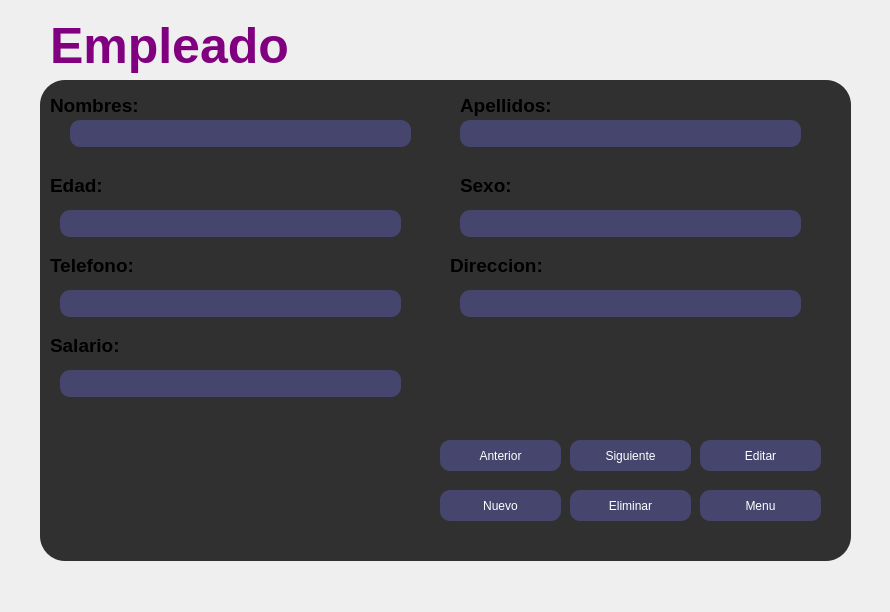
<?xml version="1.0" encoding="UTF-8"?>
<ui version="4.0">
 <class>Empleado</class>
 <widget class="QWidget" name="Empleado">
  <property name="windowModality">
   <enum>Qt::WindowModal</enum>
  </property>
  <property name="geometry">
   <rect>
    <x>0</x>
    <y>0</y>
    <width>890</width>
    <height>612</height>
   </rect>
  </property>
  <property name="windowTitle">
   <string>Form</string>
  </property>
  <widget class="QLabel" name="label">
   <property name="geometry">
    <rect>
     <x>0</x>
     <y>0</y>
     <width>891</width>
     <height>611</height>
    </rect>
   </property>
   <property name="text">
    <string/>
   </property>
   <property name="pixmap">
    <pixmap>../imagenes/Dark-minimalist-wallpapers-free-download.png</pixmap>
   </property>
   <property name="scaledContents">
    <bool>true</bool>
   </property>
  </widget>
  <widget class="QLabel" name="label_2">
   <property name="geometry">
    <rect>
     <x>50</x>
     <y>10</y>
     <width>241</width>
     <height>71</height>
    </rect>
   </property>
   <property name="font">
    <font>
     <pointsize>-1</pointsize>
     <weight>75</weight>
     <italic>false</italic>
     <bold>true</bold>
    </font>
   </property>
   <property name="styleSheet">
    <string notr="true">#label_2{
	font-size: 50px;
	color: purple;
   font: bold;
}
	</string>
   </property>
   <property name="text">
    <string>Empleado</string>
   </property>
  </widget>
  <widget class="QFrame" name="panel">
   <property name="geometry">
    <rect>
     <x>40</x>
     <y>80</y>
     <width>811</width>
     <height>481</height>
    </rect>
   </property>
   <property name="styleSheet">
    <string notr="true">#panel{
	background-color: rgba(0,0,0,0.8);
   border-radius: 25px;
}</string>
   </property>
   <property name="frameShape">
    <enum>QFrame::StyledPanel</enum>
   </property>
   <property name="frameShadow">
    <enum>QFrame::Raised</enum>
   </property>
   <widget class="QLabel" name="label_3">
    <property name="geometry">
     <rect>
      <x>10</x>
      <y>10</y>
      <width>211</width>
      <height>31</height>
     </rect>
    </property>
    <property name="font">
     <font>
      <pointsize>14</pointsize>
      <weight>75</weight>
      <bold>true</bold>
     </font>
    </property>
    <property name="text">
     <string>Nombres: </string>
    </property>
   </widget>
   <widget class="QLabel" name="label_4">
    <property name="geometry">
     <rect>
      <x>420</x>
      <y>10</y>
      <width>211</width>
      <height>31</height>
     </rect>
    </property>
    <property name="font">
     <font>
      <pointsize>14</pointsize>
      <weight>75</weight>
      <bold>true</bold>
     </font>
    </property>
    <property name="text">
     <string>Apellidos:</string>
    </property>
   </widget>
   <widget class="QLabel" name="label_5">
    <property name="geometry">
     <rect>
      <x>10</x>
      <y>90</y>
      <width>211</width>
      <height>31</height>
     </rect>
    </property>
    <property name="font">
     <font>
      <pointsize>14</pointsize>
      <weight>75</weight>
      <bold>true</bold>
     </font>
    </property>
    <property name="text">
     <string>Edad:</string>
    </property>
   </widget>
   <widget class="QLabel" name="label_6">
    <property name="geometry">
     <rect>
      <x>420</x>
      <y>90</y>
      <width>211</width>
      <height>31</height>
     </rect>
    </property>
    <property name="font">
     <font>
      <pointsize>14</pointsize>
      <weight>75</weight>
      <bold>true</bold>
     </font>
    </property>
    <property name="text">
     <string>Sexo:</string>
    </property>
   </widget>
   <widget class="QLabel" name="label_7">
    <property name="geometry">
     <rect>
      <x>10</x>
      <y>170</y>
      <width>211</width>
      <height>31</height>
     </rect>
    </property>
    <property name="font">
     <font>
      <pointsize>14</pointsize>
      <weight>75</weight>
      <bold>true</bold>
     </font>
    </property>
    <property name="text">
     <string>Telefono:</string>
    </property>
   </widget>
   <widget class="QLabel" name="label_8">
    <property name="geometry">
     <rect>
      <x>410</x>
      <y>170</y>
      <width>211</width>
      <height>31</height>
     </rect>
    </property>
    <property name="font">
     <font>
      <pointsize>14</pointsize>
      <weight>75</weight>
      <bold>true</bold>
     </font>
    </property>
    <property name="text">
     <string>Direccion:</string>
    </property>
   </widget>
   <widget class="QLabel" name="label_10">
    <property name="geometry">
     <rect>
      <x>10</x>
      <y>250</y>
      <width>211</width>
      <height>31</height>
     </rect>
    </property>
    <property name="font">
     <font>
      <pointsize>14</pointsize>
      <weight>75</weight>
      <bold>true</bold>
     </font>
    </property>
    <property name="text">
     <string>Salario:</string>
    </property>
   </widget>
   <widget class="QLineEdit" name="nombres">
    <property name="geometry">
     <rect>
      <x>30</x>
      <y>40</y>
      <width>341</width>
      <height>27</height>
     </rect>
    </property>
    <property name="styleSheet">
     <string notr="true">#nombres{
	background-color: rgba(100,100,200,0.4);
   color: white;
   border-radius: 10px;
}</string>
    </property>
    <property name="alignment">
     <set>Qt::AlignCenter</set>
    </property>
    <property name="readOnly">
     <bool>true</bool>
    </property>
   </widget>
   <widget class="QLineEdit" name="apellidos">
    <property name="geometry">
     <rect>
      <x>420</x>
      <y>40</y>
      <width>341</width>
      <height>27</height>
     </rect>
    </property>
    <property name="styleSheet">
     <string notr="true">#apellidos{
	background-color: rgba(100,100,200,0.4);
   color: white;
   border-radius: 10px;
}</string>
    </property>
    <property name="cursorPosition">
     <number>0</number>
    </property>
    <property name="alignment">
     <set>Qt::AlignCenter</set>
    </property>
    <property name="readOnly">
     <bool>true</bool>
    </property>
   </widget>
   <widget class="QLineEdit" name="edad">
    <property name="geometry">
     <rect>
      <x>20</x>
      <y>130</y>
      <width>341</width>
      <height>27</height>
     </rect>
    </property>
    <property name="styleSheet">
     <string notr="true">#edad{
	background-color: rgba(100,100,200,0.4);
   color: white;
   border-radius: 10px;
}</string>
    </property>
    <property name="alignment">
     <set>Qt::AlignCenter</set>
    </property>
    <property name="readOnly">
     <bool>true</bool>
    </property>
   </widget>
   <widget class="QLineEdit" name="sexo">
    <property name="geometry">
     <rect>
      <x>420</x>
      <y>130</y>
      <width>341</width>
      <height>27</height>
     </rect>
    </property>
    <property name="styleSheet">
     <string notr="true">#sexo{
	background-color: rgba(100,100,200,0.4);
   color: white;
   border-radius: 10px;
}</string>
    </property>
    <property name="alignment">
     <set>Qt::AlignCenter</set>
    </property>
    <property name="readOnly">
     <bool>true</bool>
    </property>
   </widget>
   <widget class="QLineEdit" name="telefono">
    <property name="geometry">
     <rect>
      <x>20</x>
      <y>210</y>
      <width>341</width>
      <height>27</height>
     </rect>
    </property>
    <property name="styleSheet">
     <string notr="true">#telefono{
	background-color: rgba(100,100,200,0.4);
   color: white;
   border-radius: 10px;
}</string>
    </property>
    <property name="alignment">
     <set>Qt::AlignCenter</set>
    </property>
    <property name="readOnly">
     <bool>true</bool>
    </property>
   </widget>
   <widget class="QLineEdit" name="direccion">
    <property name="geometry">
     <rect>
      <x>420</x>
      <y>210</y>
      <width>341</width>
      <height>27</height>
     </rect>
    </property>
    <property name="styleSheet">
     <string notr="true">#direccion{
	background-color: rgba(100,100,200,0.4);
   color: white;
   border-radius: 10px;
}</string>
    </property>
    <property name="alignment">
     <set>Qt::AlignCenter</set>
    </property>
    <property name="readOnly">
     <bool>true</bool>
    </property>
   </widget>
   <widget class="QLineEdit" name="historial">
    <property name="geometry">
     <rect>
      <x>20</x>
      <y>290</y>
      <width>341</width>
      <height>27</height>
     </rect>
    </property>
    <property name="styleSheet">
     <string notr="true">#historial{
	background-color: rgba(100,100,200,0.4);
   color: white;
   border-radius: 10px;
}</string>
    </property>
    <property name="alignment">
     <set>Qt::AlignCenter</set>
    </property>
    <property name="readOnly">
     <bool>true</bool>
    </property>
   </widget>
   <widget class="QPushButton" name="eliminar_4">
    <property name="geometry">
     <rect>
      <x>530</x>
      <y>410</y>
      <width>121</width>
      <height>31</height>
     </rect>
    </property>
    <property name="cursor">
     <cursorShape>PointingHandCursor</cursorShape>
    </property>
    <property name="styleSheet">
     <string notr="true">#eliminar_4{
	background-color: rgba(100,100,200,0.4);
   color: white;
   border-radius: 10px;
}

#eliminar_4:hover{
	background-color: rgba(100,100,200,0.8);
   cursor: pointer;
}</string>
    </property>
    <property name="text">
     <string>Eliminar</string>
    </property>
   </widget>
   <widget class="QPushButton" name="siguiente_4">
    <property name="geometry">
     <rect>
      <x>530</x>
      <y>360</y>
      <width>121</width>
      <height>31</height>
     </rect>
    </property>
    <property name="cursor">
     <cursorShape>PointingHandCursor</cursorShape>
    </property>
    <property name="styleSheet">
     <string notr="true">#siguiente_4{
	background-color: rgba(100,100,200,0.4);
   color: white;
   border-radius: 10px;
}

#siguiente_4:hover{
	background-color: rgba(100,100,200,0.8);
   cursor: pointer;
}</string>
    </property>
    <property name="text">
     <string>Siguiente</string>
    </property>
   </widget>
   <widget class="QPushButton" name="editar_4">
    <property name="geometry">
     <rect>
      <x>660</x>
      <y>360</y>
      <width>121</width>
      <height>31</height>
     </rect>
    </property>
    <property name="cursor">
     <cursorShape>PointingHandCursor</cursorShape>
    </property>
    <property name="styleSheet">
     <string notr="true">#editar_4{
	background-color: rgba(100,100,200,0.4);
   color: white;
   border-radius: 10px;
}

#editar_4:hover{
	background-color: rgba(100,100,200,0.8);
   cursor: pointer;
}</string>
    </property>
    <property name="text">
     <string>Editar</string>
    </property>
   </widget>
   <widget class="QPushButton" name="nuevo_4">
    <property name="geometry">
     <rect>
      <x>400</x>
      <y>410</y>
      <width>121</width>
      <height>31</height>
     </rect>
    </property>
    <property name="cursor">
     <cursorShape>PointingHandCursor</cursorShape>
    </property>
    <property name="styleSheet">
     <string notr="true">#nuevo_4{
	background-color: rgba(100,100,200,0.4);
   color: white;
   border-radius: 10px;
}

#nuevo_4:hover{
	background-color: rgba(100,100,200,0.8);
   cursor: pointer;
}</string>
    </property>
    <property name="text">
     <string>Nuevo</string>
    </property>
   </widget>
   <widget class="QPushButton" name="anterior_4">
    <property name="geometry">
     <rect>
      <x>400</x>
      <y>360</y>
      <width>121</width>
      <height>31</height>
     </rect>
    </property>
    <property name="cursor">
     <cursorShape>PointingHandCursor</cursorShape>
    </property>
    <property name="styleSheet">
     <string notr="true">#anterior_4{
	background-color: rgba(100,100,200,0.4);
   color: white;
   border-radius: 10px;
}

#anterior_4:hover{
	background-color: rgba(100,100,200,0.8);
   cursor: pointer;
}</string>
    </property>
    <property name="text">
     <string>Anterior</string>
    </property>
   </widget>
   <widget class="QPushButton" name="regresar_4">
    <property name="geometry">
     <rect>
      <x>660</x>
      <y>410</y>
      <width>121</width>
      <height>31</height>
     </rect>
    </property>
    <property name="cursor">
     <cursorShape>PointingHandCursor</cursorShape>
    </property>
    <property name="styleSheet">
     <string notr="true">#regresar_4{
	background-color: rgba(100,100,200,0.4);
   color: white;
   border-radius: 10px;
}

#regresar_4:hover{
	background-color: rgba(100,100,200,0.8);
   cursor: pointer;
}</string>
    </property>
    <property name="text">
     <string>Menu</string>
    </property>
   </widget>
  </widget>
 </widget>
 <resources/>
 <connections/>
</ui>
